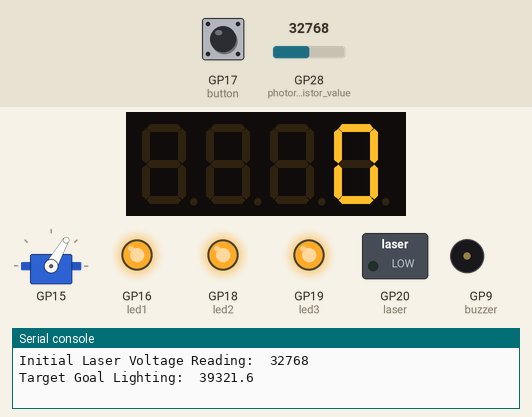
Recording of a program running on a simulated Raspberry Pi Pico running MicroPython. Shown: 4-digit seven-segment display, servo, switched loads named in the program (green lamp = pin HIGH), output pins drawn as LEDs (lit = HIGH), buzzer (waves = sounding), the last lines printed to the serial console. The inputs (shaded band) are chosen by the test bench; at power-on: GP17 (button) LOW, GP28 (photoresistor_value) = 32768 (analog values on the 0–65535 scale). Threads take turns every 2 ms; library files of the repository ran but are not shown: tm1637.py; pins used as bus, display or sensor lines are not drawn. At 17.1 s the program stops and its outputs stay as they are.

Above: at 1.23 s.
1.3 s: GP17 (button) pulled HIGH for 0.15 s
At 2.4 s:
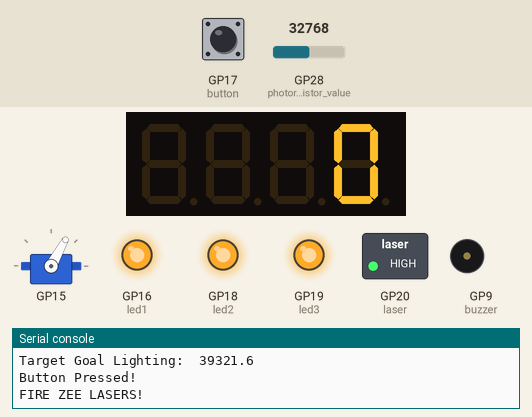
4.4 s: GP17 (button) pulled HIGH for 3.2 s
At 7.6 s:
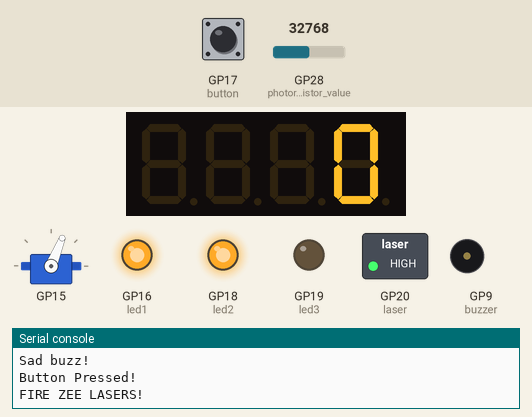
9.1 s: GP17 (button) pulled HIGH for 3.2 s
At 18.3 s:
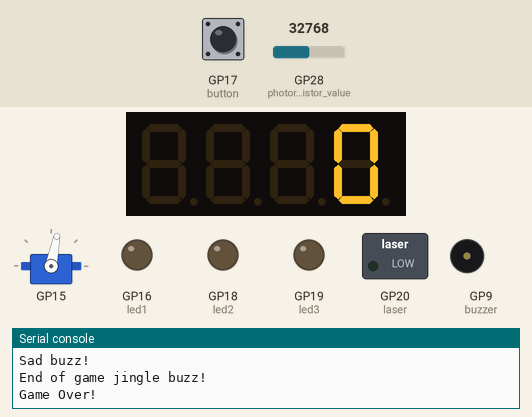
Timing chart, 0 to 18.6 s (numbered marks = the images above; inputs shaded):
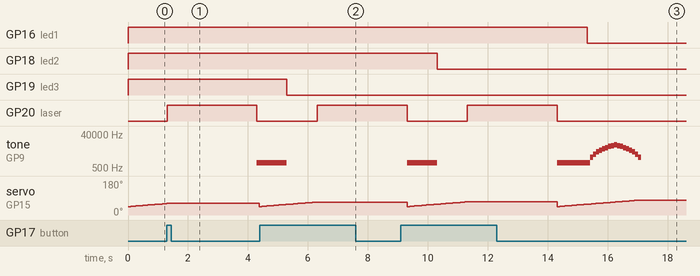

The program:

pico_project.py
```python
from machine import Pin, PWM, ADC
import utime
import sg90
import _thread
import tm1637
import sys

photoresistor_value = ADC(28)

# Initialize LEDs to on at beginning
# These LEDs indicate lives remaining
led1 = Pin(16, Pin.OUT)
led1.value(1)
led1_on = True
led2 = Pin(18, Pin.OUT)
led2.value(1)
led2_on = True
led3 = Pin(19, Pin.OUT)
led3.value(1)
led3_on = True
lives_left = True

laser = Pin(20, Pin.OUT)
laser.value(0)

button = Pin(17, Pin.IN, Pin.PULL_DOWN)

# Initialize Score and Display
display = tm1637.TM1637(clk=Pin(1), dio=Pin(0))
score = 0
display.number(score)

# Initialize Servo
sg90.servo_pin(15)
SMOOTH_TIME = 80
servo_speed = 1

buzzer = PWM(Pin(9))
buzzer.freq(1000)

# flag so the laser can interrupt the scan cycle
kill_flag = False

# debounce utime saying wait 5 seconds between button presses
DEBOUNCE_utime = 5000

# debounce counter is our counter from the last button press
# initialize to current utime
debounce_counter = utime.ticks_ms() - DEBOUNCE_utime

initial_photo_reading = photoresistor_value.read_u16()
print("Initial Laser Voltage Reading: ", initial_photo_reading)

# target will recognize a hit when there is a 20% increase in light
target_reading = initial_photo_reading * 1.2
# potentially need a different percentage based on laser and photores being used
print("Target Goal Lighting: ", target_reading)


def scan(servo):
    stepping = servo_speed
    for i in range(45, 130, stepping):
        if kill_flag:
            break
        servo.move_to(i)
        utime.sleep_ms(SMOOTH_TIME)

    for i in range(130, 45, -stepping):
        if kill_flag:
            break
        servo.move_to(i)
        utime.sleep_ms(SMOOTH_TIME)


# define a function to execute in the second thread
def second_thread_func():
    while True:
        # fix for import failing in second thread when it's inside a function
        servo = sg90
        scan(servo)
        utime.sleep_ms(100)


# Start the second thread
_thread.start_new_thread(second_thread_func, ())


# Function to handle darkening one LED
def remove_led():
    global led3_on, led3, led2_on, led2, led1_on, led1, lives_left
    if led3_on:
        led3.value(0)
        led3_on = False
    else:
        if led2_on:
            led2.value(0)
            led2_on = False
        else:
            led1.value(0)
            led1_on = False
            lives_left = False
            end_of_game_buzz()


# Function to handle when the button is pressed
def button_press_detected():
    global debounce_counter
    current_utime = utime.ticks_ms()

    # Calculate utime passed since last button press
    utime_passed = utime.ticks_diff(current_utime, debounce_counter)

    # print("utime passed=" + str(utime_passed))
    if utime_passed > DEBOUNCE_utime:
        print("Button Pressed!")
        # set debounce_counter to current utime
        debounce_counter = utime.ticks_ms()

        fire_the_laser()


def fire_the_laser():
    print("FIRE ZEE LASERS!")
    global servo_speed

    enable_laser()
    check_target()
    disable_laser()

    if photo_reading > target_reading:
        its_a_hit()
    else:
        its_a_miss()


def enable_laser():
    global kill_flag
    kill_flag = True
    laser.value(1)
    utime.sleep_ms(2000)


def disable_laser():
    global kill_flag
    utime.sleep_ms(1000)
    kill_flag = False
    laser.value(0)


def check_target():
    global photo_reading
    photo_reading = photoresistor_value.read_u16()
    print("Laser Voltage Reading: ", photo_reading)


def increase_difficulty():
    global servo_speed
    servo_speed = servo_speed + 1


def increase_score():
    global score
    score = score + 1


def display_score():
    display.number(score)


def its_a_hit():
    print("Nice! - A Hit!")
    happy_buzz()
    increase_difficulty()
    increase_score()
    display_score()
    print("Score: ", score)


def its_a_miss():
    print("Ouch - A Miss!")
    sad_buzz()
    remove_led()


def happy_buzz():
    print("Happy buzz!")

    buzzer.freq(100000)
    for count in range(1, 3, 1):
        buzzer.duty_u16(20000)
        utime.sleep_ms(500)
    buzzer.duty_u16(0)


def sad_buzz():
    print("Sad buzz!")

    buzzer.freq(1000)
    for count in range(1, 3, 1):
        buzzer.duty_u16(10000)
        utime.sleep_ms(500)
    buzzer.duty_u16(0)


def end_of_game_buzz():
    print("End of game jingle buzz!")
    for count in range(1, 10, 1):
        buzzer.duty_u16(10000)
        buzzer.freq(1000 * count)
        utime.sleep_ms(100)

    for count in range(10, 1, -1):
        buzzer.duty_u16(10000)
        buzzer.freq(1000 * count)
        utime.sleep_ms(100)

    buzzer.duty_u16(0)


# Below executes in the main(first) thread.
while True:
    if lives_left:
        if button.value():
            button_press_detected()
    else:
        print("Game Over!")
        kill_flag = True
        sys.exit()
```

Measured:
- after the input at 1.3 s, GP20 (laser): LOW → HIGH at once, → LOW 3.0 s later; tone on GP9 (buzzer): silent → 1000 Hz after 3.0 s
- after the input at 4.4 s, GP20 (laser): LOW → HIGH after 1.9 s; servo on GP15: goes on until 6.2 s, then stays 68°
- after the input at 9.1 s, GP16 (led1): HIGH → LOW after 6.2 s
